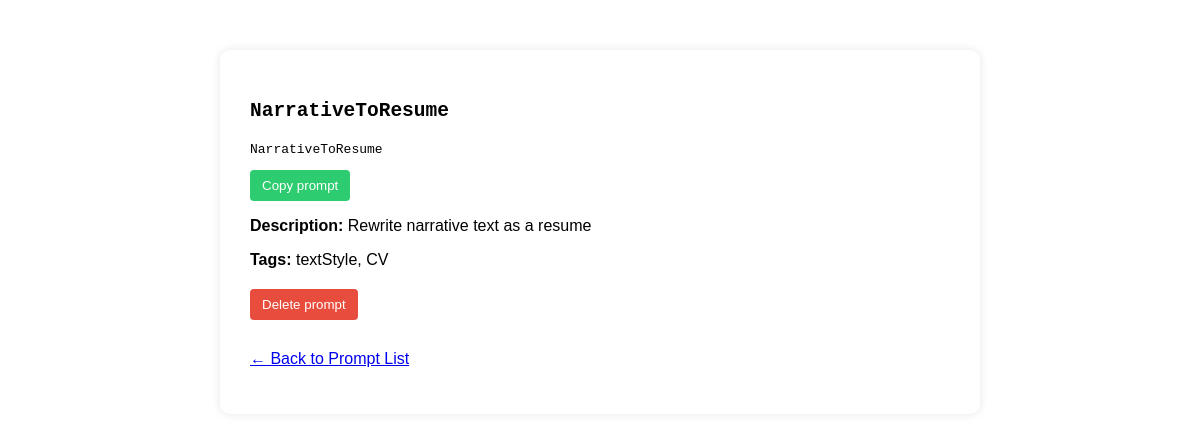
The app's page /prompt/24/ with its own data.
### prompts/models.py (models this page shows, shortened)
class Prompt(models.Model):
    name = models.TextField(max_length=50, verbose_name="Name", default="Untitled")
    text = models.TextField(verbose_name="Prompt text")
    description = models.TextField(blank=True, verbose_name="Description")
    created_at = models.DateTimeField(auto_now_add=True)
    tags = models.ManyToManyField(Tag, blank=True, related_name="prompts")

class Tag(models.Model):
    name = models.CharField(max_length=50, unique=True)

### prompts/views.py (the view)
# urls.py: path("prompt/<int:pk>/", views.prompt_detail, name="prompt_detail"),
def prompt_detail(request, pk):
    prompt = get_object_or_404(Prompt, pk=pk)
    return render(request, "prompts/prompt_detail.html", {"prompt": prompt})

### prompts/templates/prompts/prompt_detail.html (shortened to what this page needs)
<!DOCTYPE html>
<html>
    <head>
    </head>
    <body>
        <div class="container">
            <h2>
                <pre id="prompt-text" style="white-space: pre-wrap;">{{ prompt.name }}</pre>
            </h2>
            <pre id="prompt-text" style="white-space: pre-wrap;">{{ prompt.text }}</pre>
                <button class="copy" onclick="copyPrompt()">Copy prompt</button>
            {% if prompt.description %}
            <p><strong>Description:</strong> {{ prompt.description }}</p>
            {% endif %}
            {% if prompt.tags.all %}
            <p><strong>Tags:</strong>
                {% for tag in prompt.tags.all %}
                <span>{{ tag.name }}</span>{% if not forloop.last %}, {% endif %}
                {% endfor %}
            </p>
            {% endif %}
            <div class="buttons">
                <form method="post" action="{% url 'delete_prompt' prompt.id %}" onsubmit="return confirm('Are you sure you want to delete this prompt?');">
                    <button type="submit" class="delete">Delete prompt</button>
                </form>
            </div>
            <p style="margin-top: 30px;">
                <a href="{% url 'list_prompts' %}">← Back to Prompt List</a>
            </p>
        </div>
    </body>
</html>

### prompts/templates/prompts/prompt_detail.html (style rules this page uses)
.container { max-width: 700px; margin: 50px auto; font-family: sans-serif; background: #fff; padding: 30px; border-radius: 10px; box-shadow: 0 0 10px rgba(0,0,0,0.1); }
.buttons { display: flex; justify-content: space-between; margin-top: 20px; }
button { padding: 8px 12px; border: none; border-radius: 4px; cursor: pointer; }
.delete { background: #e74c3c; color: white; }
.copy { background: #2ecc71; color: white; }

### records on screen
Prompt: name "NarrativeToResume", text "NarrativeToResume", description "Rewrite narrative text as a resume"
Tag: name "textStyle"
Tag: name "CV"
